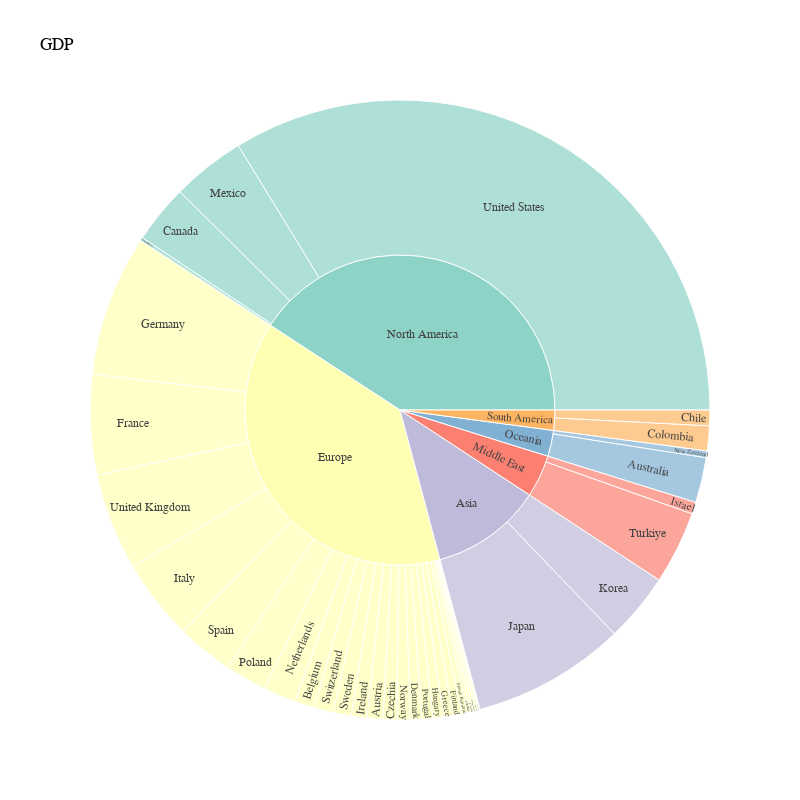

The notebook cell saved with this chart:
### Code cell
# plot a nested pie chart using plotly
import plotly.express as px
fig = px.sunburst(education_gdp, path=['Region','Country'], values='gdp', names = 'Country', title='GDP',color_discrete_sequence=px.colors.qualitative.Set3, hover_data=['Master’s or equivalent level', 'Bachelor’s or equivalent level'])
# change the plot size
fig.update_layout(width=800, height=800)
fig.update_layout(plot_bgcolor='#f7ebdb', font_color='black', 
                  font=dict(family="Montserrat, sans-serif"))
fig.show()

### Figure 1 — Plotly figure (JSON) as saved in the notebook; plotly's stock layout.template omitted (floating-point values rounded to 4 significant figures)
{"data": [{"branchvalues": "total", "customdata": [[122642, 252506], [27988, 33770], [44605, 69889], [71091, 219192], [52980, 131092], [112291, 260366], [4837, 41199], [28201, 36622], [25480, 46184], [3873, 5520], [20341, 37917], [339359, 305232], [223691, 388732], [22950, 56857], [21565, 45024], [1776, 3303], [30420, 48954], [26289, 56215], [189598, 254776], [104165, 579213], [78808, 355340], [4345, 7150], [6987, 16254], [992, 643], [136975, 689242], [56213, 114065], [8048, 42890], [18533, 35461], [132134, 268005], [28112, 55566], [18954, 18358], [5057, 8982], [158469, 197334], [32423, 40302], [28344, 63945], [92699, 553351], [318351, 447788], [988535, 2066445], ["(?)", "(?)"], ["(?)", "(?)"], ["(?)", "(?)"], ["(?)", "(?)"], ["(?)", "(?)"], ["(?)", "(?)"]], "domain": {"x": [0, 1], "y": [0, 1]}, "hovertemplate": "labels=%{label}<br>gdp=%{value}<br>parent=%{parent}<br>id=%{id}<br>Master’s or equivalent level=%{customdata[0]}<br>Bachelor’s or equivalent level=%{customdata[1]}<extra></extra>", "ids": ["Oceania/Australia", "Europe/Austria", "Europe/Belgium", "North America/Canada", "South America/Chile", "South America/Colombia", "North America/Costa Rica", "Europe/Czechia", "Europe/Denmark", "Europe/Estonia", "Europe/Finland", "Europe/France", "Europe/Germany", "Europe/Greece", "Europe/Hungary", "Europe/Iceland", "Europe/Ireland", "Middle East/Israel", "Europe/Italy", "Asia/Japan", "Asia/Korea", "Europe/Latvia", "Europe/Lithuania", "Europe/Luxembourg", "North America/Mexico", "Europe/Netherlands", "Oceania/New Zealand", "Europe/Norway", "Europe/Poland", "Europe/Portugal", "Europe/Slovak Republic", "Europe/Slovenia", "Europe/Spain", "Europe/Sweden", "Europe/Switzerland", "Middle East/Türkiye", "Europe/United Kingdom", "North America/United States", "Asia", "Europe", "Middle East", "North America", "Oceania", "South America"], "labels": ["Australia", "Austria", "Belgium", "Canada", "Chile", "Colombia", "Costa Rica", "Czechia", "Denmark", "Estonia", "Finland", "France", "Germany", "Greece", "Hungary", "Iceland", "Ireland", "Israel", "Italy", "Japan", "Korea", "Latvia", "Lithuania", "Luxembourg", "Mexico", "Netherlands", "New Zealand", "Norway", "Poland", "Portugal", "Slovak Republic", "Slovenia", "Spain", "Sweden", "Switzerland", "Türkiye", "United Kingdom", "United States", "Asia", "Europe", "Middle East", "North America", "Oceania", "South America"], "name": "", "parents": ["Oceania", "Europe", "Europe", "North America", "South America", "South America", "North America", "Europe", "Europe", "Europe", "Europe", "Europe", "Europe", "Europe", "Europe", "Europe", "Europe", "Middle East", "Europe", "Asia", "Asia", "Europe", "Europe", "Europe", "North America", "Europe", "Oceania", "Europe", "Europe", "Europe", "Europe", "Europe", "Europe", "Europe", "Europe", "Middle East", "Europe", "North America", "", "", "", "", "", ""], "type": "sunburst", "values": [1647.0, 568.0, 719.6, 2133.0, 568.2, 906.0, 122.2, 508.7, 409.3, 59.43, 320.2, 3648.0, 5153.0, 349.0, 375.2, 22.9, 574.4, 433.3, 2951.0, 5599.0, 2515.0, 69.31, 130.0, 88.3, 2678.0, 1187.0, 246.3, 482.5, 1527.0, 401.9, 205.9, 98.03, 2068.0, 660.1, 710.3, 2662.0, 3542.0, 23590.0, 8114.0, 26830.0, 3096.0, 28530.0, 1893.0, 1474.0]}], "layout": {"font": {"color": "black", "family": "Montserrat, sans-serif"}, "height": 800, "legend": {"tracegroupgap": 0}, "plot_bgcolor": "#f7ebdb", "sunburstcolorway": ["rgb(141,211,199)", "rgb(255,255,179)", "rgb(190,186,218)", "rgb(251,128,114)", "rgb(128,177,211)", "rgb(253,180,98)", "rgb(179,222,105)", "rgb(252,205,229)", "rgb(217,217,217)", "rgb(188,128,189)", "rgb(204,235,197)", "rgb(255,237,111)"], "title": {"text": "GDP"}, "width": 800}}
